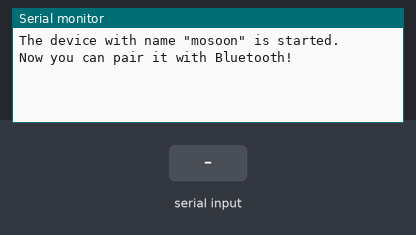
This sketch was run on a simulated ESP32. On the bench: the last lines printed to the serial monitor. The inputs (shaded band) are chosen by the test bench. Nothing arrives over Bluetooth unless stated.

Above: at 1.2 s.
1.3 s: "1" received over the second serial link
At 2.4 s:
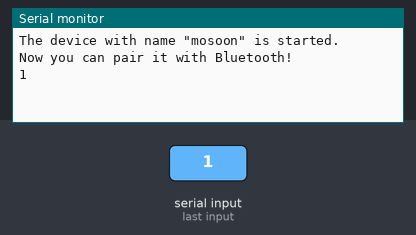
2.8 s: "0" received over the second serial link
At 3.4 s:
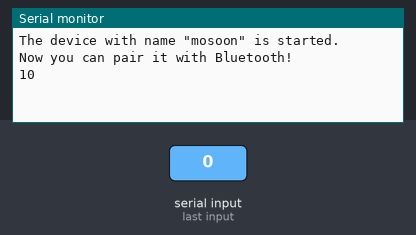

Measured:
- after the input at 1.3 s, the serial monitor: prints a new line at once (image 1)
- after the input at 2.8 s, the serial monitor: prints a new line at once (image 2)

The sketch:

SerialToSerialBT.ino
```cpp
#include "BluetoothSerial.h"

const char *pin = "1234";

String device_name = "mosoon";

#if !defined(CONFIG_BT_ENABLED) || !defined(CONFIG_BLUEDROID_ENABLED)
#error Bluetooth is not enabled! Please run `make menuconfig` to and enable it
#endif

#if !defined(CONFIG_BT_SPP_ENABLED)
#error Serial Bluetooth not available or not enabled. It is only available for the ESP32 chip.
#endif

BluetoothSerial SerialBT;

void setup() {
  Serial.begin(115200);
  SerialBT.begin(device_name);
  Serial.printf("The device with name \"%s\" is started.\nNow you can pair it with Bluetooth!\n", device_name.c_str());
  #ifdef USE_PIN
    SerialBT.setPin(pin);
    Serial.println("Using PIN");
  #endif
}

void loop() {
  if (Serial.available()) {
    SerialBT.write(Serial.read());
  }
  if (SerialBT.available()) {
    Serial.write(SerialBT.read());
  }
  delay(20);
}
```
